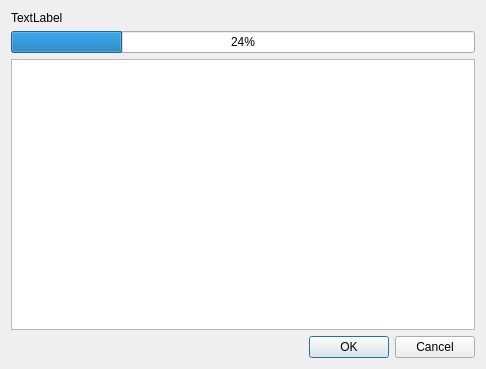
<?xml version="1.0" encoding="UTF-8"?>
<ui version="4.0">
 <class>Dialog</class>
 <widget class="QDialog" name="Dialog">
  <property name="geometry">
   <rect>
    <x>0</x>
    <y>0</y>
    <width>486</width>
    <height>369</height>
   </rect>
  </property>
  <property name="windowTitle">
   <string>Dialog</string>
  </property>
  <layout class="QVBoxLayout" name="verticalLayout">
   <item>
    <widget class="QLabel" name="label">
     <property name="text">
      <string>TextLabel</string>
     </property>
    </widget>
   </item>
   <item>
    <widget class="QProgressBar" name="progressBar">
     <property name="value">
      <number>24</number>
     </property>
    </widget>
   </item>
   <item>
    <widget class="QTextBrowser" name="textBrowser"/>
   </item>
   <item>
    <widget class="QDialogButtonBox" name="buttonBox">
     <property name="standardButtons">
      <set>QDialogButtonBox::Cancel|QDialogButtonBox::Ok</set>
     </property>
    </widget>
   </item>
  </layout>
 </widget>
 <resources/>
 <connections/>
</ui>
